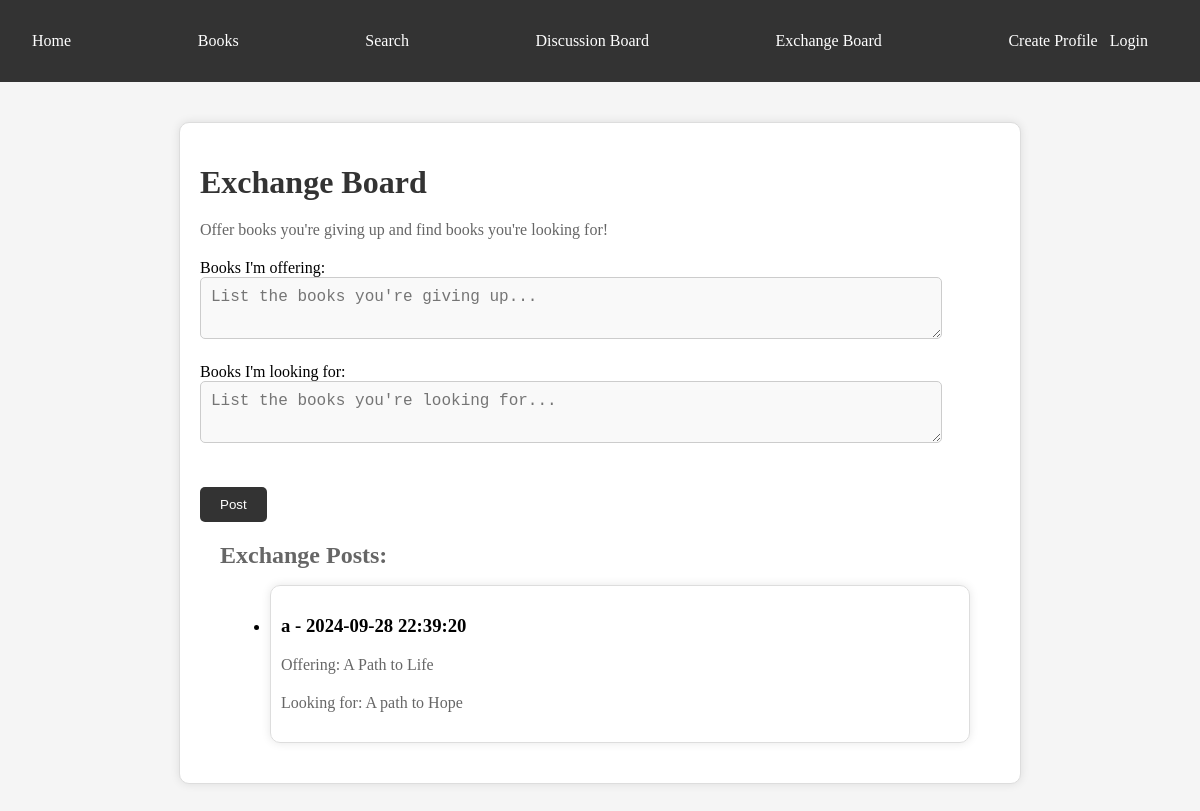
The page /exchange_board on the database as committed earlier.
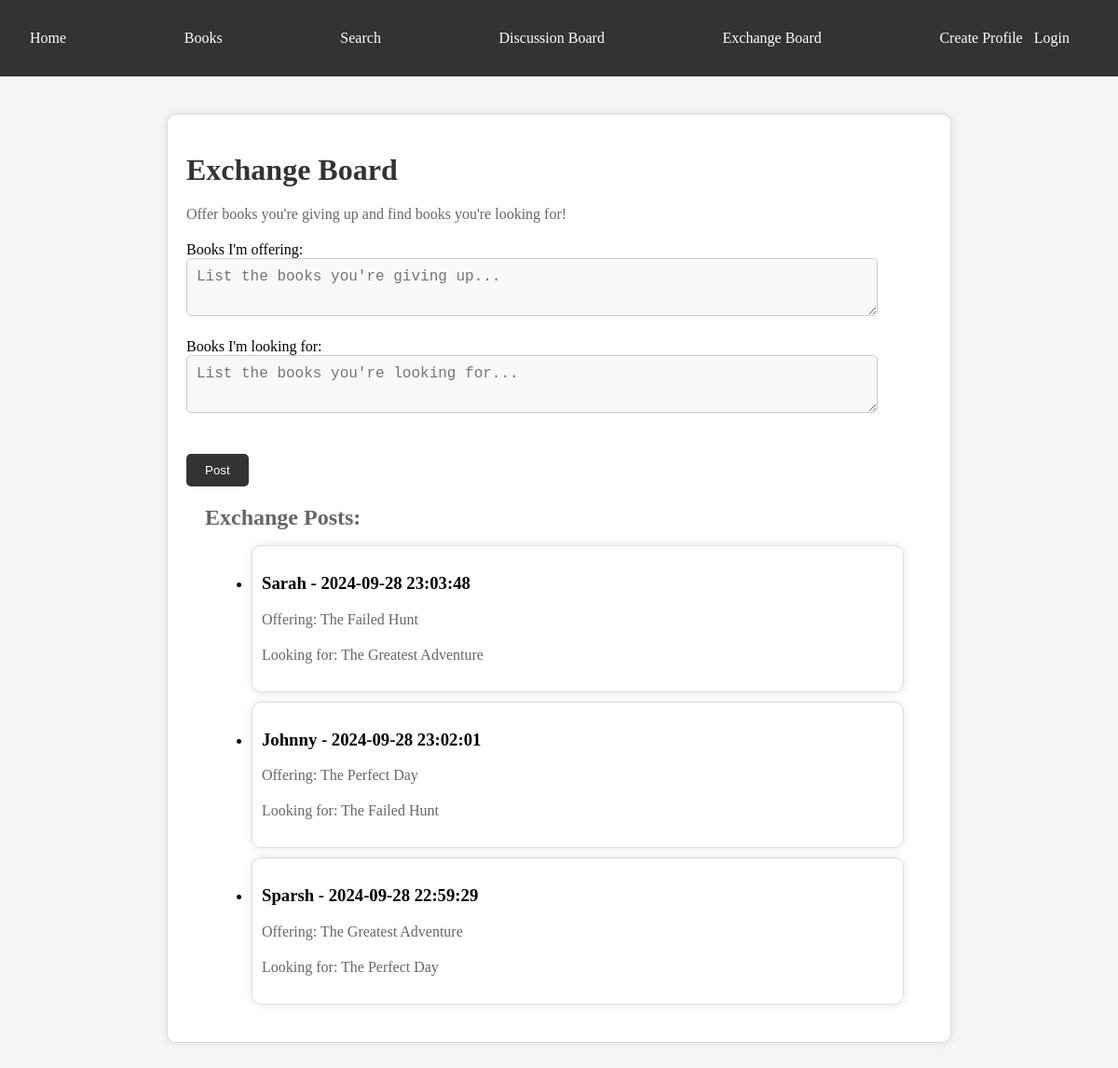
The same page on the database as committed later.
### models.py (models this page shows, shortened)
class ExchangePost(Base):
    __tablename__ = 'exchange_posts'
    id = Column(Integer, primary_key=True)
    offering = Column(Text, nullable=False)
    looking_for = Column(Text, nullable=False)
    user_id = Column(Integer, ForeignKey('user_profiles.id'))
    user = relationship("UserProfile", backref="exchange_posts")
    created_at = Column(DateTime, default=datetime.utcnow)

class UserProfile(Base, UserMixin):
    __tablename__ = 'user_profiles'
    id = Column(Integer, primary_key=True)
    username = Column(String(50), nullable=False)
    email = Column(String(100), nullable=False)
    password = Column(String(100), nullable=False)
    book_collection = Column(String(100), nullable=True)
    preferences = Column(String(100), nullable=True)

### routes.py (the view, shortened to what this page needs)
@routes.route('/exchange_board', methods=['GET', 'POST'])
def exchange_board():
    exchange_posts = db.session.query(ExchangePost).order_by(ExchangePost.created_at.desc()).all()
    error = None
    return render_template('exchange_board.html', exchange_posts=exchange_posts, error=error)

### templates/exchange_board.html (shortened to what this page needs)
<!DOCTYPE html>
<html lang="en">
<head>
    <link rel="stylesheet" href="static/styles.css">
</head>
<body>
    <header>
        <nav>
            <ul>
                <li><a href="{{ url_for('routes.index') }}">Home</a></li>
                <li><a href="{{ url_for('routes.books') }}">Books</a></li>
                <li><a href="{{ url_for('routes.search') }}">Search</a></li>
                <li><a href="{{ url_for('routes.discussion_board') }}">Discussion Board</a></li>
                <li><a href="{{ url_for('routes.exchange_board') }}">Exchange Board</a></li>
                <li class="nav-right">
                    {% if not current_user.is_authenticated %}
                        <a href="{{ url_for('routes.create_profile') }}">Create Profile</a>&nbsp;&nbsp;
                        <a href="{{ url_for('routes.main') }}">Login</a>
                    {% else %}
                        <a href="{{ url_for('routes.logout') }}">Logout</a>
                    {% endif %}
                </li>
            </ul>
        </nav>
    </header>
    <div class="container">
        <h1>Exchange Board</h1>
        <p>Offer books you're giving up and find books you're looking for!</p>
        <form method="POST" action="" onsubmit="return validateForm()">
            <div class="form-group">
                <label for="offering">Books I'm offering:</label>
                <textarea class="form-control" name="offering" placeholder="List the books you're giving up..."></textarea>
            </div>
            <div class="form-group">
                <label for="looking_for">Books I'm looking for:</label>
                <textarea class="form-control" name="looking_for" placeholder="List the books you're looking for..."></textarea>
            </div>
            <button class="btn">Post</button>
        </form>
        <div class="search-results">
            <h2>Exchange Posts:</h2>
            <ul>
            {% for post in exchange_posts %}
                <li class="search-result">
                    <h3>{{ post.user.username }} - {{ post.created_at.strftime('%Y-%m-%d %H:%M:%S') }}</h3>
                    <p>Offering: {{ post.offering }}</p>
                    <p>Looking for: {{ post.looking_for }}</p>
                </li>
            {% endfor %}
            </ul>
        </div>
    </div>
</body>
</html>

### static/styles.css (style rules this page uses)
body { font-family: 'Merriweather', serif; background-color: #f5f5f5; margin: 0; padding: 0; }
header { background-color: #333; color: #fff; padding: 1em; text-align: center; }
nav { background-color: #333; color: #fff; padding: 1em; text-align: center; }
nav ul { list-style: none; margin: 0; padding: 0; display: flex; justify-content: space-between; }
nav li { margin-right: 20px; }
nav a { color: #fff; text-decoration: none; }
.container { max-width: 800px; margin: 40px auto; padding: 20px; background-color: #fff; border: 1px solid #ddd; box-shadow: 0 0 10px rgba(0, 0, 0, 0.1); border-radius: 10px; }
.form-group { margin-bottom: 20px; }
.form-control { width: 90%; height: 40px; padding: 10px; font-size: 16px; border: 1px solid #ccc; background-color: #f9f9f9; color: #333; border-radius: 5px; }
.btn { background-color: #333; color: #fff; padding: 10px 20px; border: none; border-radius: 5px; cursor: pointer; margin-top: 20px; }
h1 { color: #333; margin-bottom: 20px; }
h2 { color: #666; margin-bottom: 10px; }
p { color: #666; margin-bottom: 20px; }
.search-results { margin: 20px; }
.search-result { margin: 10px; padding: 10px; border: 1px solid #ddd; border-radius: 10px; box-shadow: 0 0 10px rgba(0, 0, 0, 0.1); }

Rows that differ between the two databases and show on the page:
removed ExchangePost: user.username "a", created_at "2024-09-28 22:39:20", offering "A Path to Life", looking_for "A path to Hope"
added ExchangePost: user.username "Sarah", created_at "2024-09-28 23:03:48", offering "The Failed Hunt", looking_for "The Greatest Adventure"
added ExchangePost: user.username "Johnny", created_at "2024-09-28 23:02:01", offering "The Perfect Day", looking_for "The Failed Hunt"
added ExchangePost: user.username "Sparsh", created_at "2024-09-28 22:59:29", offering "The Greatest Adventure", looking_for "The Perfect Day"
